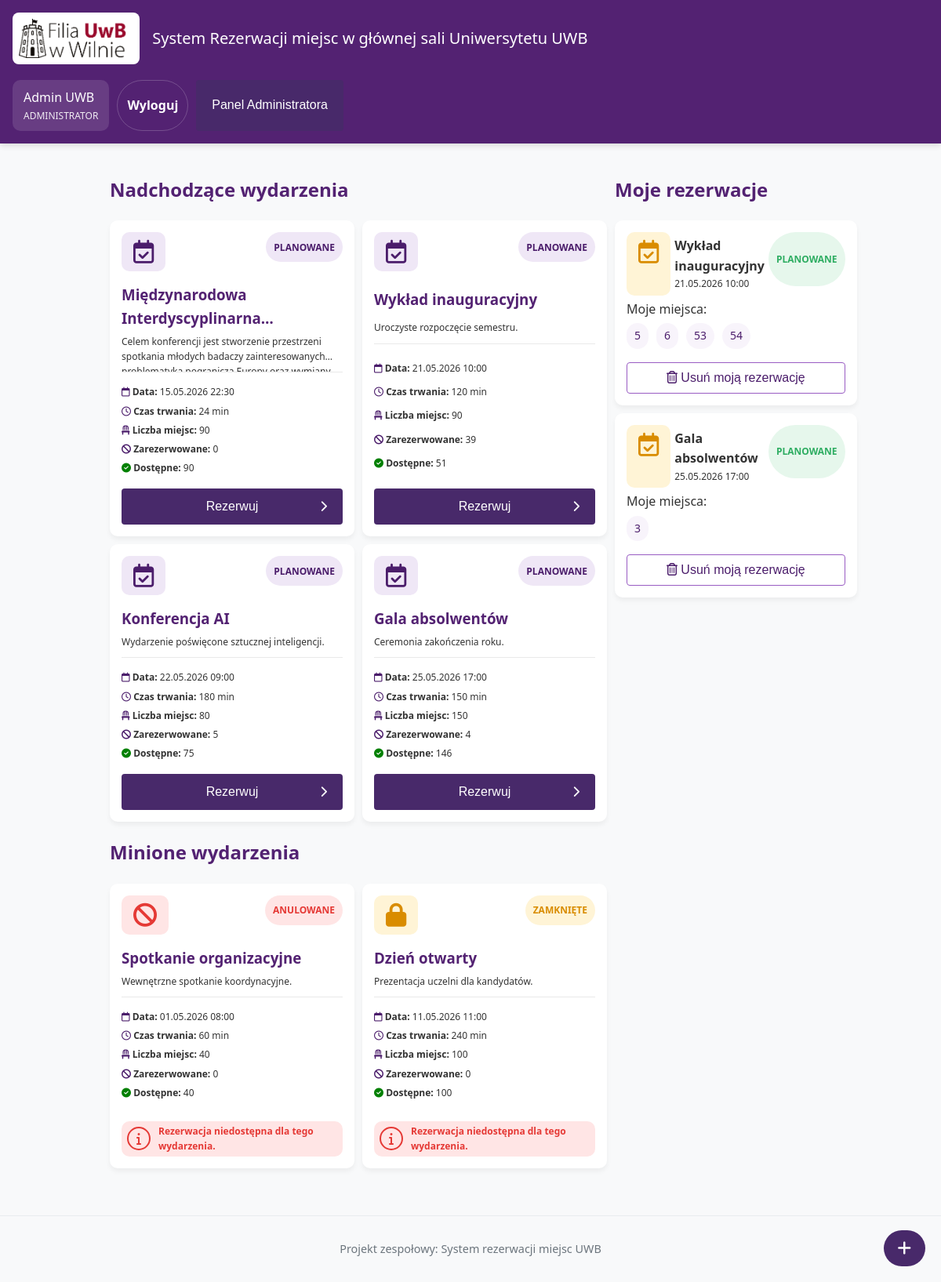
/index.php (signed in), run on the app's committed database.
### tables this page shows
CREATE TABLE `users` (
  `id` int(11) NOT NULL,
  `role_id` int(11) NOT NULL,
  `first_name` varchar(100) NOT NULL,
  `last_name` varchar(100) NOT NULL,
  `email` varchar(150) NOT NULL,
  `password_hash` varchar(255) NOT NULL,
  `created_at` timestamp NOT NULL DEFAULT current_timestamp(),
  `last_activity` datetime DEFAULT NULL
);

CREATE TABLE `events` (
  `id` int(11) NOT NULL,
  `name` varchar(255) NOT NULL,
  `description` text NOT NULL,
  `start_at` datetime NOT NULL,
  `duration_minutes` int(11) NOT NULL,
  `total_seats` int(11) NOT NULL,
  `status` enum('PLANOWANE','ZAMKNIĘTE','ANULOWANE') NOT NULL DEFAULT 'PLANOWANE',
  `created_by` int(11) NOT NULL,
  `created_at` timestamp NOT NULL DEFAULT current_timestamp()
);

### queries/events.php (called while the page is built)
<?php
$eventStmt = $pdo->query("
    SELECT id, name, description, start_at, duration_minutes, total_seats, status
    FROM events
    ORDER BY start_at ASC
");
$events = $eventStmt->fetchAll();
$seatStmt = $pdo->query("
    SELECT os.event_id, os.seat_number, os.user_id, u.first_name, u.last_name
    FROM occupied_seats os
    JOIN users u ON u.id = os.user_id
    WHERE os.status = 'AKTYWNA'
    ORDER BY os.event_id, os.seat_number
");
$occupiedSeatRows = $seatStmt->fetchAll();
foreach ($occupiedSeatRows as $row) {
    $eventId = (int) $row['event_id'];
    if (!isset($occupiedSeatsByEvent[$eventId])) {
        $occupiedSeatsByEvent[$eventId] = [];
    }
    $occupiedSeatsByEvent[$eventId][] = [
        'seat_number' => (int) $row['seat_number'],
        'user_id' => (int) $row['user_id'],
        'first_name' => $row['first_name'],
        'last_name' => $row['last_name'],
    ];
}

### includes/functions.php (called while the page is built, shortened)
<?php
function formatDatePl(string $date): string
{
    $timestamp = strtotime($date);
    return date('d.m.Y H:i', $timestamp);
}
function getAvailableSeats(array $event, array $occupiedSeatsByEvent): int
{
    $occupiedCount = count($occupiedSeatsByEvent[(int) $event['id']] ?? []);
    $available = (int) $event['total_seats'] - $occupiedCount;
    return max(0, $available);
}
function statusLabel(string $status): string
{
    return match ($status) {
        'PLANOWANE' => 'PLANOWANE',
        'ZAMKNIĘTE' => 'ZAMKNIĘTE',
        'ANULOWANE' => 'ANULOWANE',
        default => $status,
    };
}

### views/partials/event_card.php (the view, shortened to what this page needs)
<?php foreach ($events as $event): ?>
    <?php
    $eventOccupiedSeats = $occupiedSeatsByEvent[(int) $event['id']] ?? [];
    $occupiedCount = count($eventOccupiedSeats);
    $availableSeats = getAvailableSeats($event, $occupiedSeatsByEvent);
    $statusClass = match ($event['status']) {
        'PLANOWANE' => 'planned',
        'ZAMKNIĘTE' => 'closed',
        'ANULOWANE' => 'cancelled',
        default => 'planned'
    };
    ?>
    <div class="event-card">
        <div class="top">
            <i class="<?php
            if ($statusClass === 'planned'):
                echo "fa-regular fa-calendar-check ";
            elseif ($statusClass === 'closed'):
                echo "fa-solid fa-lock ";
            elseif ($statusClass === 'cancelled'):
                echo "fa-solid fa-ban ";
            endif;
            echo $statusClass; ?> icon"></i>
            <div class="status-badge <?php echo $statusClass; ?>">
                <?php echo htmlspecialchars(statusLabel($event['status'])); ?>
            </div>
        </div>
        <h3 title="<?php echo htmlspecialchars($event['name']); ?>"><?php echo htmlspecialchars($event['name']); ?></h3>
        <p class="description" title="<?php echo htmlspecialchars($event['description']); ?>"><?php echo htmlspecialchars($event['description']); ?></p>
        <p><i class="fa-regular fa-calendar"></i> <strong>Data:</strong>
            <?php echo htmlspecialchars(formatDatePl($event['start_at'])); ?></p>
        <p><i class="fa-regular fa-clock"></i> <strong>Czas trwania:</strong>
            <?php echo (int) $event['duration_minutes']; ?> min</p>
        <p><i class="fa-solid fa-chair"></i> <strong>Liczba miejsc:</strong> <?php echo (int) $event['total_seats']; ?></p>
        <p><i class="fa-solid fa-ban"></i> <strong>Zarezerwowane:</strong> <?php echo $occupiedCount; ?></p>
        <p>
            <i class="fa-solid fa-circle-check" style="color: <?php if ($availableSeats <= 0 && $event['status'] === 'PLANOWANE'):
                echo "grey";
            else:
                echo "green";
            endif; ?>;"></i>
            <strong>Dostępne:</strong>
            <?php echo $availableSeats; ?>
        </p>
        <div class="event-actions">
            <?php if ($currentUser && $event['status'] === 'PLANOWANE' && $availableSeats > 0): ?>
                <button class="btn btn-reserve open-reservation-modal" data-event-id="<?php echo (int) $event['id']; ?>"
                    data-event-name="<?php echo htmlspecialchars($event['name']); ?>"
                    data-total-seats="<?php echo (int) $event['total_seats']; ?>"
                    data-available-seats="<?php echo $availableSeats; ?>"
                    data-occupied-seats='<?php echo htmlspecialchars(json_encode($eventOccupiedSeats), ENT_QUOTES, 'UTF-8'); ?>'>
                    Rezerwuj
                    <i class="fa-solid fa-chevron-right"></i>
                </button>
            <?php elseif (!$currentUser && $event['status'] === 'PLANOWANE' && $availableSeats > 0): ?>
                <p class="reserve-note">Zaloguj się, aby zarezerwować miejsca.</p>
            <?php elseif ($availableSeats <= 0 && $event['status'] === 'PLANOWANE'): ?>
                <p class="blocked-msg">Wszystkie miejsca zajęte</p>
            <?php else: ?>
                <div class="blocked-msg">
                    <i class="fa-solid fa-info"></i>
                    <p> Rezerwacja niedostępna dla tego wydarzenia.</p>
                </div>
            <?php endif; ?>
        </div>
    </div>
<?php endforeach; ?>

### index.php (shortened to what this page needs)
<?php
require_once __DIR__ . '/includes/functions.php';
$host = '127.0.0.1';
$dbname = 'uwb_rezerwacje';
$user = 'root';
$password = '';
$port = '3306';
$events = [];
$occupiedSeatsByEvent = [];
$userReservations = [];
$dbError = null;
$currentUser = $_SESSION['user'] ?? null;
try {
    $pdo = new PDO(
        "mysql:
            host=$host;
            port=$port;
            dbname=$dbname;
        charset=utf8mb4",
        $user,
        $password,
        [
            PDO::ATTR_ERRMODE => PDO::ERRMODE_EXCEPTION,
            PDO::ATTR_DEFAULT_FETCH_MODE => PDO::FETCH_ASSOC,
        ]
    );
    $currentUser = $_SESSION['user'] ?? null;
    require_once __DIR__ . '/queries/events.php';
    $userListStmt = $pdo->query("
        SELECT id, first_name, last_name, email
        FROM users
        ORDER BY first_name ASC, last_name ASC, email ASC
    ");
    $usersForAdminSeatAssignment = $userListStmt->fetchAll();
    if ($currentUser) {
        $userReservationsStmt = $pdo->prepare("
        SELECT
            e.id AS event_id,
            e.name AS event_name,
            e.start_at,
            e.duration_minutes,
            e.status,
            GROUP_CONCAT(os.seat_number ORDER BY os.seat_number ASC SEPARATOR ', ') AS seat_numbers
        FROM occupied_seats os
        JOIN events e ON e.id = os.event_id
        WHERE os.user_id = :user_id
          AND os.status = 'AKTYWNA'
        GROUP BY e.id, e.name, e.start_at, e.duration_minutes, e.status
        ORDER BY e.start_at ASC
    ");
        $userReservationsStmt->execute([
            'user_id' => $currentUser['id']
        ]);
        $userReservations = $userReservationsStmt->fetchAll();
        $now = new DateTime('now');
        $userReservations = array_filter($userReservations, function ($reservation) use ($now) {
            $eventEnd = new DateTime($reservation['start_at']);
            $eventEnd->modify('+' . (int) $reservation['duration_minutes'] . ' minutes');
            $eventEnd->modify('+10 minutes');
            return $eventEnd > $now;
        });
    }
} catch (PDOException $e) {
    if (isset($pdo) && $pdo instanceof PDO && $pdo->inTransaction()) {
        $pdo->rollBack();
    }
    $dbError = $e->getMessage();
}
$todayDate = (new DateTimeImmutable('today'))->format('Y-m-d');
$eventsToday = [];
$eventsFuture = [];
$eventsPast = [];
foreach ($events as $event) {
    $eventDate = (new DateTimeImmutable($event['start_at']))->format('Y-m-d');
    if ($eventDate === $todayDate) {
        $eventsToday[] = $event;
    } elseif ($eventDate > $todayDate) {
        $eventsFuture[] = $event;
    } else {
        $eventsPast[] = $event;
    }
}
?>
<!DOCTYPE html>
<html lang="pl">
<head>
    <link rel="stylesheet" href="assets/css/main.css">
    <link rel="stylesheet" href="assets/css/auth.css">
    <link rel="stylesheet" href="assets/css/seat-map.css">
    <link rel="stylesheet" href="https://cdnjs.cloudflare.com/ajax/libs/font-awesome/6.5.1/css/all.min.css">
</head>
<body>
    <header>
        <div class="header-container">
            <div class="header-left">
                <a href="index.php" class="logo-box">
                    <img src="./IMG/uwb_wilno_logo.png" alt="Filia UwB w Wilnie" class="logo" />
                </a>
                <h1>System Rezerwacji miejsc w głównej sali Uniwersytetu UWB</h1>
            </div>
            <?php require __DIR__ . '/views/partials/auth_section.php'; ?>
        </div>
    </header>
    <div class="container">
        <?php if ($currentUser && $currentUser['role'] === 'ADMINISTRATOR'): ?>
            <div style="position: fixed; bottom: 20px; right: 20px; z-index:2;">
                <button type="button" class="btn btn-primary"
                    style="border-radius: 40px; font-size: 20px; padding: 13px 18px;" id="openCreateEventModal">
                    <i class="fa-solid fa-plus"></i>
                </button>
            </div>
        <?php endif; ?>
        <div class="row view active">
            <div class="main">
                <?php if ($dbError): ?>
                    <div class="error-box">
                        <h3>Błąd połączenia z bazą danych</h3>
                        <p>Sprawdź konfigurację połączenia oraz czy baza <strong>uwb_rezerwacje</strong> istnieje.</p>
                        <p><?php echo htmlspecialchars($dbError); ?></p>
                    </div>
                <?php elseif (empty($events)): ?>
                    <div class="info-box">
                        <p>Brak wydarzeń w bazie danych.</p>
                    </div>
                <?php else: ?>
                    <?php if (!empty($eventsFuture)): ?>
                        <h2>Nadchodzące wydarzenia</h2>
                        <div class="events-grid">
                            <?php $events = $eventsFuture; ?>
                            <?php require __DIR__ . '/views/partials/event_card.php'; ?>
                        </div>
                    <?php endif; ?>
                    <?php if (!empty($eventsPast)): ?>
                        <h2>Minione wydarzenia</h2>
                        <div class="events-grid">
                            <?php $events = $eventsPast; ?>
                            <?php require __DIR__ . '/views/partials/event_card.php'; ?>
                        </div>
                    <?php endif; ?>
                <?php endif; ?>
            </div>
            <div class="info-box sidebar">
                <h2>Moje rezerwacje</h2>
                <?php if ($currentUser): ?>
                    <?php if (!empty($userReservations)): ?>
                        <div class="my-reservations-list">
                            <?php foreach ($userReservations as $reservation): ?>
                                <div class="event-card">
                                    <div class="top">
                                        <div class="title_and_data">
                                            <i class="fa-regular fa-calendar-check <?php echo $statusClass; ?> icon"></i>
                                            <div style=" padding: 5px;">
                                                <h4>
                                                    <?php echo htmlspecialchars($reservation['event_name']); ?>
                                                </h4>
                                                <p>
                                                    <?php echo htmlspecialchars(formatDatePl($reservation['start_at'])); ?>
                                                </p>
                                            </div>
                                        </div>
                                        <div class="status-badge success">
                                            <?php echo htmlspecialchars(statusLabel($reservation['status'])); ?>
                                        </div>
                                    </div>
                                    <div class="place">Moje miejsca:</div>
                                    <div class="seat-card">
                                        <?php
                                        $seats = explode(',', $reservation['seat_numbers']);
                                        foreach ($seats as $seat):
                                            $cleanSeat = trim($seat);
                                            ?>
                                            <div class="seat-item">
                                                <?php echo htmlspecialchars($cleanSeat); ?>
                                            </div>
                                        <?php endforeach; ?>
                                    </div>
                                    <form class="remove_reservation" method="post"
                                        onsubmit="return confirm('Czy na pewno chcesz usunąć swoją rezerwację dla tego wydarzenia?');">
                                        <button type="submit" class="btn btn-secondary"><i class="fa-regular fa-trash-can"></i> Usuń
                                            moją rezerwację</button>
                                    </form>
                                </div>
                            <?php endforeach; ?>
                        </div>
                    <?php else: ?>
                        <p>Nie masz żadnych rezerwacji w następujących wydarzeniach.</p>
                    <?php endif; ?>
                <?php else: ?>
                    <p>Zaloguj się, aby zobaczyć swoje rezerwacje.</p>
                <?php endif; ?>
            </div>
        </div>
    </div>
    <footer>
        <p>Projekt zespołowy: System rezerwacji miejsc UWB</p>
    </footer>
</body>
</html>

### views/partials/auth_section.php (shortened to what this page needs)
<div class="header-user">
    <?php if ($currentUser): ?>
        <div class="user-box">
            <div>
                <div><?php echo htmlspecialchars($currentUser['first_name'] . ' ' . $currentUser['last_name']); ?></div>
                <div class="user-role"><?php echo htmlspecialchars($currentUser['role']); ?></div>
            </div>
        </div>
        <a class="logout-link" href="?logout=1">Wyloguj</a>
        <?php if ($currentUser['role'] === 'ADMINISTRATOR'): ?>
            <button onclick="window.location.href='admin.php';" class="btn btn-primary">Panel Administratora</button>
        <?php endif; ?>
    <?php endif; ?>
</div>

### data on the page
users: first_name+last_name "Admin UWB"
events: status "PLANOWANE", name "Międzynarodowa…", description "Celem konferencji jest stworzenie przestrzeni spotkania młodych badaczy…", start_at "15.05.2026 22:30", duration_minutes "24", total_seats "90", id "0"
events: status "PLANOWANE", name "Wykład inauguracyjny", description "Uroczyste rozpoczęcie semestru.", start_at "21.05.2026 10:00", duration_minutes "120", total_seats "90", id "39", availableSeats "51", cleanSeat "5", cleanSeat "6", cleanSeat "53", cleanSeat "54"
events: status "PLANOWANE", name "Konferencja AI", description "Wydarzenie poświęcone sztucznej inteligencji.", start_at "22.05.2026 09:00", duration_minutes "180", total_seats "80", id "5", availableSeats "75"
events: status "PLANOWANE", name "Gala absolwentów", description "Ceremonia zakończenia roku.", start_at "25.05.2026 17:00", duration_minutes "150", total_seats "150", id "4", availableSeats "146", cleanSeat "3"
events: status "ANULOWANE", name "Spotkanie organizacyjne", description "Wewnętrzne spotkanie koordynacyjne.", start_at "01.05.2026 08:00", duration_minutes "60", total_seats "40", id "0", shows "Rezerwacja niedostępna dla tego wydarzenia."
events: status "ZAMKNIĘTE", name "Dzień otwarty", description "Prezentacja uczelni dla kandydatów.", start_at "11.05.2026 11:00", duration_minutes "240", total_seats "100", id "0", shows "Rezerwacja niedostępna dla tego wydarzenia."

### other printed values
$currentUser['role'] "ADMINISTRATOR"
